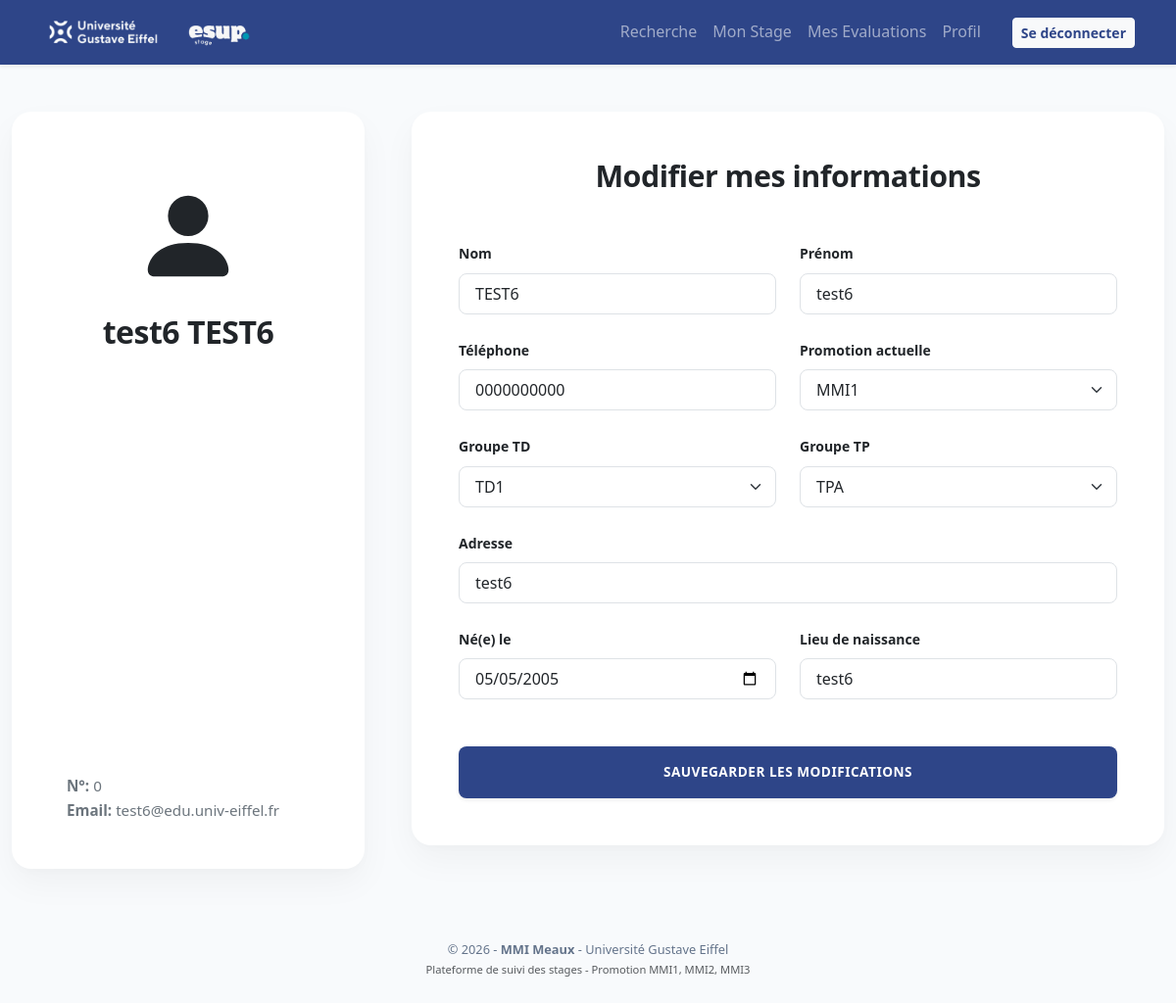
The page /pages/etudiant/dashboard.php (signed in) on the database its author committed.
### tables this page shows
CREATE TABLE `etudiant` (
  `num_etudiant` int(11) NOT NULL,
  `identifiant` varchar(50) NOT NULL,
  `pwd` varchar(255) NOT NULL,
  `nom` varchar(50) DEFAULT NULL,
  `prenom` varchar(50) DEFAULT NULL,
  `tel` varchar(20) DEFAULT NULL,
  `date_naiss` date DEFAULT NULL,
  `lieu_naiss` varchar(100) DEFAULT NULL,
  `adresse` text DEFAULT NULL,
  `promotion` varchar(50) DEFAULT NULL,
  `groupe_TD` varchar(10) DEFAULT NULL,
  `groupe_TP` varchar(10) DEFAULT NULL,
  `competences` text DEFAULT NULL,
  `preferences` text DEFAULT NULL,
  `statut_compte` varchar(20) DEFAULT 'En attente'
);

### pages/etudiant/dashboard.php (the view, shortened to what this page needs)
<?php
include '../../includes/header.php';
$id = $_SESSION['user_id'];
$user = $pdo->prepare("SELECT * FROM Etudiant WHERE num_etudiant = ?");
$user->execute([$id]);
$u = $user->fetch();
?>
<link rel="stylesheet" href="../../assets/css/style.css">
<div class="container py-5" style="max-width: 1200px;">
    <div class="row g-5">
        <div class="col-lg-4">
            <div class="card border-0 shadow p-5 text-center bg-white h-100 d-flex flex-column align-items-center justify-content-start" style="border-radius: 24px; min-height: 500px;">
                <div class="my-4 text-dark">
                    <svg xmlns="http://www.w3.org/2000/svg" width="110" height="110" fill="currentColor" class="bi bi-person-fill" viewBox="0 0 16 16">
                        <path d="M3 14s-1 0-1-1 1-4 6-4 6 3 6 4-1 1-1 1zm5-6a3 3 0 1 0 0-6 3 3 0 0 0 0 6"/>
                    </svg>
                </div>
                <h2 class="fw-bold text-dark mb-5" style="font-size: 2rem; letter-spacing: -0.5px;">
                    <?= htmlspecialchars($u['prenom']) ?> <span class="text-uppercase"><?= htmlspecialchars($u['nom']) ?></span>
                </h2>
                <div class="text-start w-100 mt-auto ps-2 text-secondary" style="font-size: 0.95rem; line-height: 1.6;">
                    <p class="m-0"><strong>N°:</strong> <?= htmlspecialchars($u['num_etudiant']) ?></p>
                    <p class="m-0"><strong>Email:</strong> <?= htmlspecialchars($u['identifiant']) ?></p>
                </div>
            </div>
        </div>
        <div class="col-lg-8">
            <div class="card border-0 shadow p-5 bg-white" style="border-radius: 24px;">
                <h3 class="fw-bold text-center mb-5 text-dark" style="font-size: 1.9rem; letter-spacing: -0.5px;">Modifier mes informations</h3>
                <form method="POST" class="row g-4">
                    <div class="col-md-6">
                        <label class="form-label small fw-bold text-dark">Nom</label>
                        <input type="text" name="nom" class="form-control py-2 px-3 border" style="border-radius: 8px;" value="<?= htmlspecialchars($u['nom']) ?>">
                    </div>
                    <div class="col-md-6">
                        <label class="form-label small fw-bold text-dark">Prénom</label>
                        <input type="text" name="prenom" class="form-control py-2 px-3 border" style="border-radius: 8px;" value="<?= htmlspecialchars($u['prenom']) ?>">
                    </div>
                    <div class="col-md-6">
                        <label class="form-label small fw-bold text-dark">Téléphone</label>
                        <input type="text" name="tel" class="form-control py-2 px-3 border" style="border-radius: 8px;" value="<?= htmlspecialchars($u['tel']) ?>">
                    </div>
                    <div class="col-md-6">
                        <label class="form-label small fw-bold text-dark">Promotion actuelle</label>
                        <select name="promotion" id="promoDash" class="form-select py-2 px-3 border" style="border-radius: 8px;" onchange="updateGroups('promoDash', 'tdDash', 'tpDash')">
                            <option value="MMI1" <?= $u['promotion'] == 'MMI1' ? 'selected' : '' ?>>MMI1</option>
                        </select>
                    </div>
                    <div class="col-md-6">
                        <label class="form-label small fw-bold text-dark">Groupe TD</label>
                        <select name="groupe_td" id="tdDash" class="form-select py-2 px-3 border" style="border-radius: 8px;"></select>
                    </div>
                    <div class="col-md-6">
                        <label class="form-label small fw-bold text-dark">Groupe TP</label>
                        <select name="groupe_tp" id="tpDash" class="form-select py-2 px-3 border" style="border-radius: 8px;"></select>
                    </div>
                    <div class="col-12">
                        <label class="form-label small fw-bold text-dark">Adresse</label>
                        <input type="text" name="adresse" class="form-control py-2 px-3 border" style="border-radius: 8px;" value="<?= htmlspecialchars($u['adresse']) ?>">
                    </div>
                    <div class="col-md-6">
                        <label class="form-label small fw-bold text-dark">Né(e) le</label>
                        <input type="date" name="date_naiss" class="form-control py-2 px-3 border" style="border-radius: 8px;" value="<?= htmlspecialchars($u['date_naiss']) ?>">
                    </div>
                    <div class="col-md-6">
                        <label class="form-label small fw-bold text-dark">Lieu de naissance</label>
                        <input type="text" name="lieu_naiss" class="form-control py-2 px-3 border" style="border-radius: 8px;" value="<?= htmlspecialchars($u['lieu_naiss']) ?>">
                    </div>
                    <div class="col-12 mt-5">
                        <button type="submit" class="btn w-100 py-3 fw-bold text-uppercase text-white shadow-sm"
                                style="background-color: #2E4588 !important; border: none; border-radius: 8px; font-size: 0.85rem; letter-spacing: 0.5px;">
                            Sauvegarder les modifications
                        </button>
                    </div>
                </form>
            </div>
        </div>
    </div>
</div>
<?php include '../../includes/footer.php'; ?>

### assets/css/style.css (style rules this page uses)
:root { --mmi-blue: #2E4588; --mmi-dark: #212529; }
body { background-color: #F8FAFC; color: var(--mmi-dark); font-family: 'Segoe UI', Tahoma, Geneva, Verdana, sans-serif; line-height: 1.6; }
.card { background-color: #FFFFFF; border: none !important; border-radius: 20px !important; box-shadow: 0 15px 35px rgba(0,0,0,0.04), 0 3px 10px rgba(0,0,0,0.015) !important; transition: transform 0.2s ease, box-shadow 0.2s ease; margin-bottom: 24px; }
h1, h2, h3 { color: #000000; font-weight: 800; letter-spacing: -0.5px; }

### rows shown on the page
etudiant: prenom "test6", nom "TEST6", num_etudiant "0", identifiant "test6@edu.univ-eiffel.fr", tel "0000000000", promotion "MMI1", adresse "test6", date_naiss "05/05/2005", lieu_naiss "test6"
